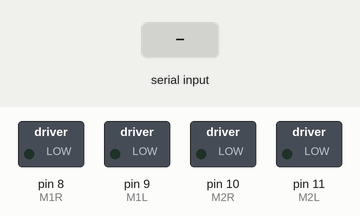
Simulated run of this sketch. Board: Arduino Uno, built with avr-gcc and run on an emulated ATmega328P. Shown: switched loads named in the sketch (green lamp = pin HIGH). Inputs (shaded band) come from the test bench.

Above: at 1.2 s.
1.3 s: "F" received over the second serial link
At 2.5 s:
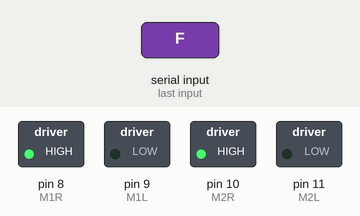
2.8 s: "B" received over the second serial link
At 3.8 s:
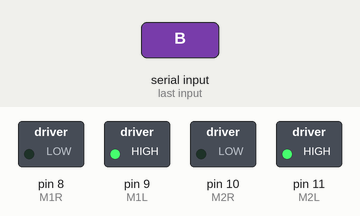
4.3 s: "R" received over the second serial link
At 5.0 s:
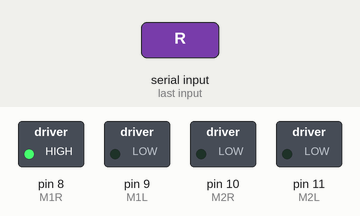
5.8 s: "L" received over the second serial link
At 6.1 s:
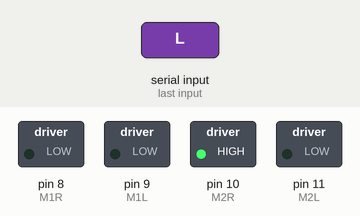
7.3 s: "J" received over the second serial link
At 8.5 s:
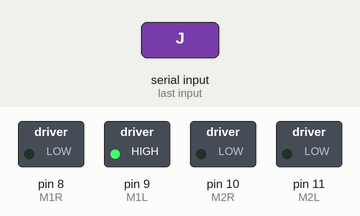
8.8 s: "H" received over the second serial link
At 9.6 s:
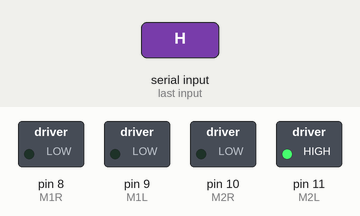
Timing chart, 0 to 11.3 s (numbered marks = the images above; inputs shaded):
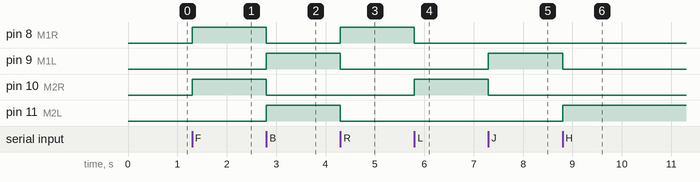

The sketch:

eyeball-controlled-vehicle.ino
```cpp
#include<SoftwareSerial.h>

 SoftwareSerial MySerial(6, 7); // blutooth Module : TX: 6 , RX: 7

  int M1R = 8;
  int M1L = 9;
  int M2R = 10;
  int M2L = 11;

  // UltraSonic Section
  const int UltrsonicHIGH = 2;
  const int trigerPin = 3;
  const int echoPin = 4;
  long period;
  float distance;

void setup() {
  MySerial.begin(9600);
  Serial.begin(9600);

  pinMode(M1R, OUTPUT);
  pinMode(M1L, OUTPUT);
  pinMode(M2R, OUTPUT);
  pinMode(M2L, OUTPUT);

  /*
  // UltraSonic Section
  pinMode(UltrsonicHIGH, OUTPUT);
  pinMode(trigerPin, OUTPUT);
  pinMode(echoPin, INPUT);
  digitalWrite(UltrsonicHIGH, HIGH);
*/
}

void loop() {

  /*
  // ---------------------UltraSonic Section----------------- \\
  digitalWrite(trigerPin, LOW);
  delayMicroseconds(2);

  digitalWrite(trigerPin, HIGH);
  delayMicroseconds(10);
  digitalWrite(trigerPin, LOW);

  period = pulseIn(echoPin, HIGH);

  distance = (period/2) * 0.034 ;

//   if (distance >=400 || distance <= 5) {
//    Serial.println("out of range");
//  } else {
    Serial.println(distance);
    delay(1);
//  }

  // ---------------------UltraSonic Section----------------- \\
  */


  if( MySerial.available() ) {

    char R = MySerial.read();


      // Stop The Motor
      if( R == 'S' ) {

       digitalWrite(M1R, LOW);
       digitalWrite(M1L, LOW);
       digitalWrite(M2R, LOW);
       digitalWrite(M2L, LOW);

      }

      // Move Forord The Motor
      if( R == 'F') {

       digitalWrite(M1R, HIGH);
       digitalWrite(M1L, LOW);
       digitalWrite(M2R, HIGH);
       digitalWrite(M2L, LOW);
       delay(1);
      }

       // Move Back The Motor
      if( R == 'B') {

       digitalWrite(M1R, LOW);
       digitalWrite(M1L, HIGH);
       digitalWrite(M2R, LOW);
       digitalWrite(M2L, HIGH);
       delay(1);
      }

       // Move Right The Motor
      if( R == 'R' || R == 'I') {

       digitalWrite(M1R, HIGH);
       digitalWrite(M1L, LOW);
       digitalWrite(M2R, LOW);
       digitalWrite(M2L, LOW);

      }

       // Move Left The Motor
      if( R == 'L' || R == 'G') {

       digitalWrite(M1R, LOW);
       digitalWrite(M1L, LOW);
       digitalWrite(M2R, HIGH);
       digitalWrite(M2L, LOW );

      }

      // Move Right-Back The Motor
      if(R == 'J') {

       digitalWrite(M1R, LOW);
       digitalWrite(M1L, HIGH);
       digitalWrite(M2R, LOW);
       digitalWrite(M2L, LOW);

      }

       // Move Left-Back The Motor
      if( R == 'H') {

       digitalWrite(M1R, LOW);
       digitalWrite(M1L, LOW);
       digitalWrite(M2R, LOW);
       digitalWrite(M2L, HIGH );

      }


    //Serial.write( R );
  }


//  if( Serial.available() ) {
//    MySerial.write( Serial.read() );
//  }

}
```

Measured:
- after the input at 1.3 s, pin 8 (M1R), pin 10 (M2R): LOW → HIGH at once
- after the input at 2.8 s, pin 8 (M1R), pin 10 (M2R): HIGH → LOW at once; pin 9 (M1L), pin 11 (M2L): LOW → HIGH at once
- after the input at 4.3 s, pin 8 (M1R): LOW → HIGH at once; pin 9 (M1L), pin 11 (M2L): HIGH → LOW at once
- after the input at 5.8 s, pin 8 (M1R): HIGH → LOW at once; pin 10 (M2R): LOW → HIGH at once
- after the input at 7.3 s, pin 9 (M1L): LOW → HIGH at once; pin 10 (M2R): HIGH → LOW at once
- after the input at 8.8 s, pin 9 (M1L): HIGH → LOW at once; pin 11 (M2L): LOW → HIGH at once
